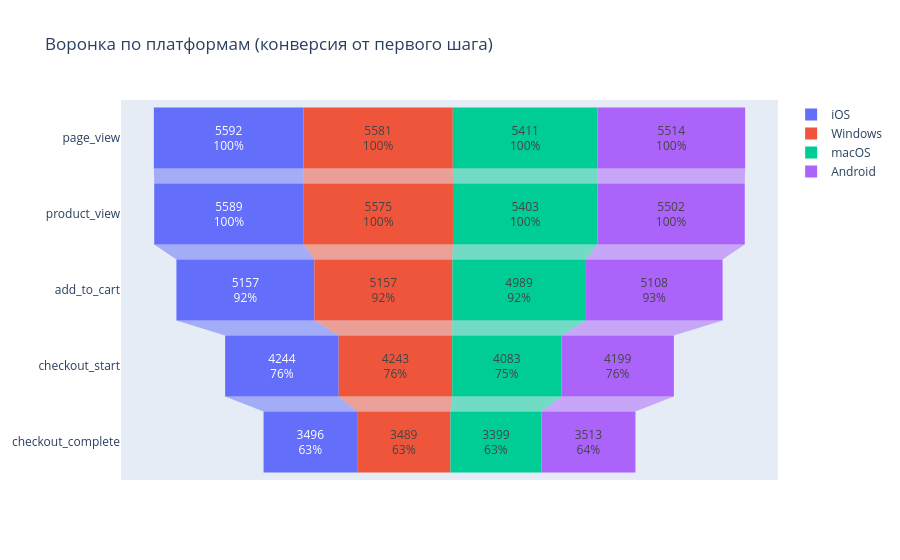
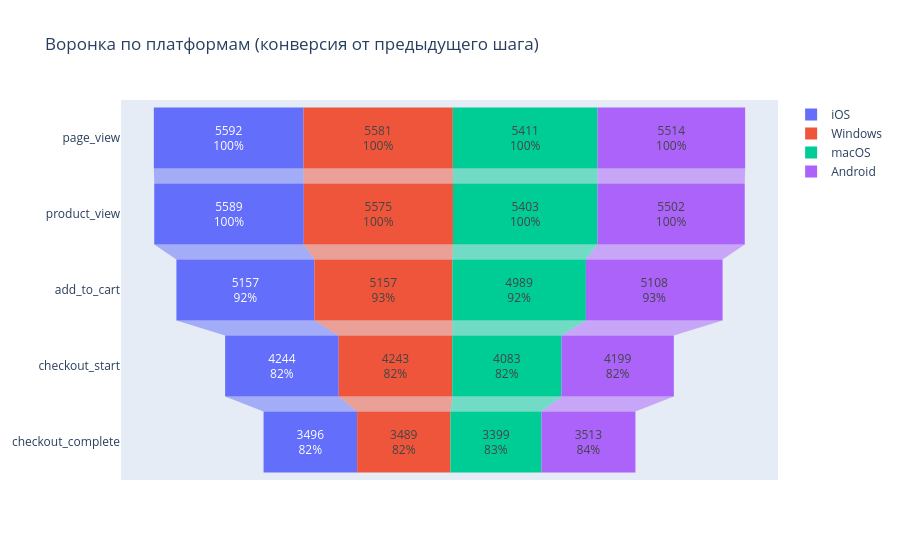

Notebook cell for these charts, in order:
### Markdown cell above
#### Углубимся и построим тоже самое для платформ:

### Code cell
funnel_steps = ['page_view', 'product_view', 'add_to_cart', 'checkout_start', 'checkout_complete']
platforms = pa_marketplace_events['os'].dropna().unique()
fig_initial = go.Figure()
fig_previous = go.Figure()

for plat in platforms:
    plat_data = pa_marketplace_events[(pa_marketplace_events['os'] == plat) & (pa_marketplace_events['event_type'].isin(funnel_steps))]
    counts = plat_data.groupby('event_type')['user_id'].nunique().reindex(funnel_steps)

    fig_initial.add_trace(go.Funnel(
        name=plat,
        y=funnel_steps,
        x=counts,
        textinfo="value+percent initial"
    ))
    fig_previous.add_trace(go.Funnel(
        name=plat,
        y=funnel_steps,
        x=counts,
        textinfo="value+percent previous"
    ))
fig_initial.update_layout(title_text='Воронка по платформам (конверсия от первого шага)')
fig_initial.show()
fig_previous.update_layout(title_text='Воронка по платформам (конверсия от предыдущего шага)')
fig_previous.show()

### Figure 1 — Plotly figure (JSON) as saved in the notebook; plotly's stock layout.template omitted (floating-point values rounded to 4 significant figures)
{"data": [{"name": "iOS", "textinfo": "value+percent initial", "type": "funnel", "x": [5592, 5589, 5157, 4244, 3496], "y": ["page_view", "product_view", "add_to_cart", "checkout_start", "checkout_complete"]}, {"name": "Windows", "textinfo": "value+percent initial", "type": "funnel", "x": [5581, 5575, 5157, 4243, 3489], "y": ["page_view", "product_view", "add_to_cart", "checkout_start", "checkout_complete"]}, {"name": "macOS", "textinfo": "value+percent initial", "type": "funnel", "x": [5411, 5403, 4989, 4083, 3399], "y": ["page_view", "product_view", "add_to_cart", "checkout_start", "checkout_complete"]}, {"name": "Android", "textinfo": "value+percent initial", "type": "funnel", "x": [5514, 5502, 5108, 4199, 3513], "y": ["page_view", "product_view", "add_to_cart", "checkout_start", "checkout_complete"]}], "layout": {"title": {"text": "Воронка по платформам (конверсия от первого шага)"}}}

### Figure 2 — Plotly figure (JSON) as saved in the notebook; plotly's stock layout.template omitted (floating-point values rounded to 4 significant figures)
{"data": [{"name": "iOS", "textinfo": "value+percent previous", "type": "funnel", "x": [5592, 5589, 5157, 4244, 3496], "y": ["page_view", "product_view", "add_to_cart", "checkout_start", "checkout_complete"]}, {"name": "Windows", "textinfo": "value+percent previous", "type": "funnel", "x": [5581, 5575, 5157, 4243, 3489], "y": ["page_view", "product_view", "add_to_cart", "checkout_start", "checkout_complete"]}, {"name": "macOS", "textinfo": "value+percent previous", "type": "funnel", "x": [5411, 5403, 4989, 4083, 3399], "y": ["page_view", "product_view", "add_to_cart", "checkout_start", "checkout_complete"]}, {"name": "Android", "textinfo": "value+percent previous", "type": "funnel", "x": [5514, 5502, 5108, 4199, 3513], "y": ["page_view", "product_view", "add_to_cart", "checkout_start", "checkout_complete"]}], "layout": {"title": {"text": "Воронка по платформам (конверсия от предыдущего шага)"}}}
